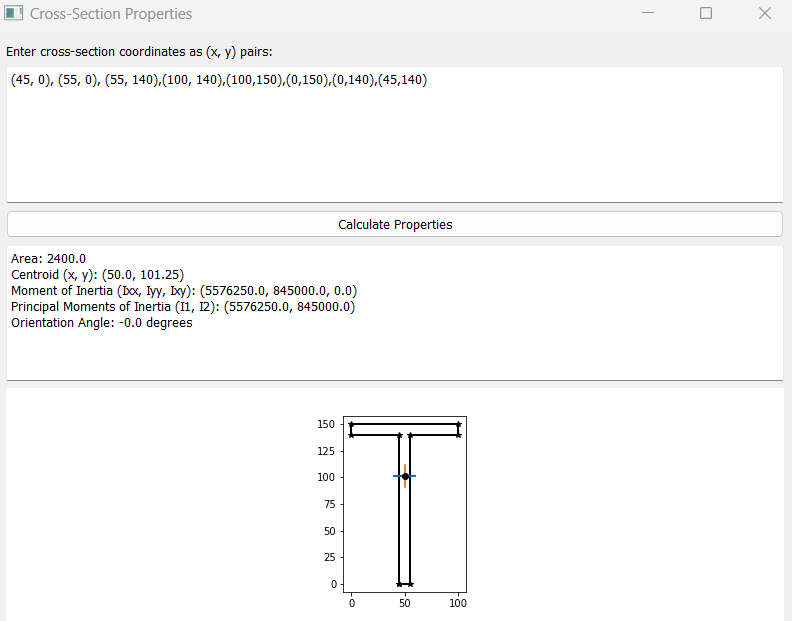

The script that drew this image:

#edited by Omer Can Demir From Istanbul 14.08.2023 


import sys
import matplotlib.pyplot as plt
from math import atan2, sin, cos, sqrt, pi, degrees
from PyQt5.QtWidgets import *
from matplotlib.backends.backend_qt5agg import FigureCanvasQTAgg as FigureCanvas
from matplotlib.figure import Figure
from inertia import *


class CrossSectionApp(QMainWindow):
    def __init__(self):
        super().__init__()
        self.setWindowTitle("Cross-Section Properties")
        self.setGeometry(100, 100, 800, 600)

        self.initUI()

    def initUI(self):
        self.layout = QVBoxLayout()

        self.label = QLabel("Enter cross-section coordinates as (x, y) pairs:")
        self.coord_input = QTextEdit(self)
        self.coord_input.setPlaceholderText("Example: (45, 0), (55, 0), ... Please Enter counter clockwise")

        self.calculate_button = QPushButton("Calculate Properties")
        self.calculate_button.clicked.connect(self.calculateProperties)

        self.result_textedit = QTextEdit(self)
        self.result_textedit.setReadOnly(True)

        self.figure = Figure()
        self.canvas = FigureCanvas(self.figure)
        self.ax = self.figure.add_subplot(111)
        self.canvas.setSizePolicy(QSizePolicy.Expanding, QSizePolicy.Expanding)
        self.canvas.updateGeometry()

        self.layout.addWidget(self.label)
        self.layout.addWidget(self.coord_input)
        self.layout.addWidget(self.calculate_button)
        self.layout.addWidget(self.result_textedit)
        self.layout.addWidget(self.canvas)

        central_widget = QWidget(self)
        central_widget.setLayout(self.layout)
        self.setCentralWidget(central_widget)

    def calculateProperties(self):
        input_text = self.coord_input.toPlainText()
        coords = []
        try:
            coords = eval("[" + input_text + "]")
            if not all(isinstance(coord, tuple) and len(coord) == 2 for coord in coords):
                raise ValueError
        except (SyntaxError, ValueError):
            self.result_textedit.setPlainText("Invalid input. Please enter valid (x, y) pairs.")
            return
        shape = [(float(x), float(y)) for x, y in coords]
        summary_text = summary(shape)
        self.result_textedit.setPlainText(summary_text)
        self.ax.clear()
        x = [c[0] for c in shape]
        y = [c[1] for c in shape]
        cx, cy = centroid(shape)
        minx = min(x)
        maxx = max(x)
        miny = min(y)
        maxy = max(y)
        b = 0.05 * max(maxx - minx, maxy - miny)
        i = inertia(shape)
        p = principal(*i)
        length = min(maxx-minx, maxy-miny)/10
        a1x = [cx - length*cos(p[2]), cx + length*cos(p[2])]
        a1y = [cy - length*sin(p[2]), cy + length*sin(p[2])]
        a2x = [cx - length*cos(p[2] + pi/2), cx + length*cos(p[2] + pi/2)]
        a2y = [cy - length*sin(p[2] + pi/2), cy + length*sin(p[2] + pi/2)]
        x.append(x[0])  # added the end of the cross curve
        y.append(y[0])

        self.ax.plot(x, y, 'k*-', lw=2)
        self.ax.plot(a1x, a1y, '-', color='#0073B2', lw=2)  # blue
        self.ax.plot(a2x, a2y, '-', color='#D55E00')  # vermillion
        self.ax.plot(cx, cy, 'ko', mec='k')
        self.ax.set_aspect('equal')
        self.ax.set_xlim(xmin=minx - b, xmax=maxx + b)
        self.ax.set_ylim(ymin=miny - b, ymax=maxy + b)
        self.canvas.draw()

if __name__ == "__main__":
    app = QApplication(sys.argv)
    mainWindow = CrossSectionApp()
    mainWindow.show()
    sys.exit(app.exec_())
